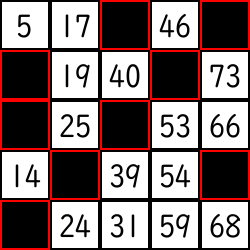

This chart was generated by the following Python code:
import asyncio
import datetime
import json
import os
import random
import re
import traceback
from PIL import Image, ImageDraw, ImageFont

import discord
import requests
from discord.ext import tasks

os.chdir(os.path.dirname(os.path.abspath(__file__)))
client = discord.Client(intents=discord.Intents.all())

about_bingo = [] #[datetime.datetime, discord.Message, bool, discord.Member × n]

@client.event
async def on_ready():
    print(f"{client.user.name}がログインしました")


def unexpected_error(msg=None):
    """
    予期せぬエラーが起きたときの対処
    エラーメッセージ全文と発生時刻を通知"""

    try:
        if msg is not None:
            content = (
                f"{msg.author}\n"
                f"{msg.content}\n"
                f"{msg.channel.name}\n"
            )
        else:
            content = ""
    except:
        unexpected_error()
        return

    error_notice_webhook_url = os.getenv("error_notice_webhook")
    now = datetime.datetime.now().strftime("%H:%M") #今何時？
    error_msg = f"```\n{traceback.format_exc()}```" #エラーメッセージ全文
    error_content = {
        "content": "<@523303776120209408>", #けいにメンション
        "avatar_url": "https://cdn.discordapp.com/attachments/644880761081561111/703088291066675261/warning.png",
        "embeds": [ #エラー内容・発生時間まとめ
            {
                "title": "エラーが発生しました",
                "description": content + error_msg,
                "color": 0xff0000,
                "footer": {
                    "text": now
                }
            }
        ]
    }
    requests.post(error_notice_webhook_url, json.dumps(error_content), headers={"Content-Type": "application/json"}) #エラーメッセをウェブフックに投稿


@client.event
async def on_message(message):
    try:
        if message.content == "!bingo":
            if len(about_bingo) != 0:
                await message.channel.send("現在募集中またはプレイ中です(仮機能、募集中とプレイ中に分ける)")
                return

            about_bingo.append(datetime.datetime.now())
            embed = discord.Embed(
                title="BINGO募集",
                description=f"{message.author.mention}",
                color=random.choice([0x0000ff, 0x00aa00, 0xff0000, 0xffff00])
            )
            msg = await message.channel.send(content="✋で参加、👋で退出、🆗で開始```リアクションが全て付いてからアクションを行ってください\nメッセージ系タイムアウト1分, リアクション系タイムアウト30秒", embed=embed)
            about_bingo.append(msg)
            await msg.add_reaction("✋")
            await msg.add_reaction("👋")
            await msg.add_reaction("🆗")

            about_bingo.append(False) #プレイ中のフラグ
            about_bingo.append(message.author)

    except:
        unexpected_error()


async def calc_bet(channel, author):
    try:
        while True:
            def check2(m):
                return m.channel == channel and m.author == author

            try:
                reply = await client.wait_for("message", check=check2, timeout=60)
            except asyncio.TimeoutError:
                await channel.send(f"{author.mention} あくしろよ")
            else:
                rep = reply.content.lower()
                rep = rep.replace("lc", "*3456").replace("sb", "*1728").replace("c", "*1728").replace("st", "*64").replace("個", "")
                p = re.compile(r"^[0-9 +*.]+$")
                if p.fullmatch(rep):
                    try:
                        result = eval(rep)
                    except (SyntaxError, NameError, OverflowError, TypeError):
                        await channel.send("不正な入力です")
                    else:
                        try:
                            LC, st = divmod(result, 3456)
                            st, ko = divmod(st, 64)
                        except (TypeError):
                            await channel.send("変な入力するんじゃねぇ！")
                        else:
                            LC = int(LC)
                            st = int(st)
                            ko = int(ko)
                            result_list = []
                            if LC != 0:
                                result_list.append(f"{LC}LC")
                            if st != 0:
                                result_list.append(f"{st}st")
                            if ko != 0:
                                result_list.append(f"{ko}個")
                            result_str = " + ".join(result_list)
                            if result_str == "":
                                result_str = "0"
                            break

                else: #p.fullmatch(msg)に対応
                    await channel.send("使える文字は半角数字, ., +, LC, SB, C, st, 個のみです")

        result = int(result)
        return result_str, result

    except:
        unexpected_error()


def calc_stack(kosuu):
    LC, st = divmod(kosuu, 3456)
    st, ko = divmod(st, 64)

    LC = int(LC)
    st = int(st)
    ko = int(ko)
    result_list = []
    if LC != 0:
        result_list.append(f"{LC}LC")
    if st != 0:
        result_list.append(f"{st}st")
    if ko != 0:
        result_list.append(f"{ko}個")
    result_str = " + ".join(result_list)
    if result_str == "":
        result_str = "0"
    return result_str


def create_pic(bingo_list):
    background = Image.new(mode="RGB", size=(250, 250), color=0xffffff)
    buried = Image.open("buried.png")
    font = ImageFont.truetype("./UDDigiKyokashoN-R.ttc", size=32)
    for x in range(5):
        for y in range(5):
            if bingo_list[x][y] == 0:
                background.paste(buried, (x*50, y*50))
            else:
                void = Image.open("void.png")
                moji = ImageDraw.Draw(void)
                if bingo_list[x][y] < 10:
                    moji.text((16, 9), text=f"{bingo_list[x][y]}", font=font, fill=0x000000)
                else:
                    moji.text((9, 9), text=f"{bingo_list[x][y]}", font=font, fill=0x000000)
                background.paste(void, (x*50, y*50))

    background.save("bingo.png")


async def decide_oya(channel):
    try:
        await channel.send("親になりたい人は「b!oya」を入力してください(コマンド変える？リアクションにする？)")

        def check1(m):
            return m.channel == channel and m.content == "b!oya" and (m.author in about_bingo[3:])

        reply = await client.wait_for("message",check=check1)
        oya = reply.author
        await channel.send(f"{oya.name}さんが親です")

    except:
        unexpected_error()

    await decide_max_bet(channel, oya)


async def decide_max_bet(channel, oya):
    try:
        await channel.send(f"{oya.mention}さん、bet額上限を入力してください(1st=64個のアイテムが前提のプログラムです)\n半角数字と小数点, +, LC, SB, C, st, 個, 単位無しが使用できます\n計算結果に小数点が発生した場合適当に切り捨てられます、正確性は保証しません")
        max_bet_str, max_bet = await calc_bet(channel, oya)
        await channel.send(f"bet額上限は{max_bet_str} ({max_bet}個)です")

    except:
        unexpected_error()

    await children_bet(channel, oya, max_bet, max_bet_str)


async def children_bet(channel, oya, max_bet, max_bet_str):
    try:
        player_list = about_bingo[3:]
        children_list = []
        for player in player_list:
            if player != oya:
                children_list.append(player)

        bet_dict = {}
        for mem in children_list:
            await channel.send(f"{mem.mention}さん、bet額を入力してください\n上限は{max_bet_str} ({max_bet}個)です\n半角数字と小数点, +, LC, SB, C, st, 個, 単位無しが使用できます\n計算結果に小数点が発生した場合適当に切り捨てられます、正確性は保証しません")
            while True:
                bet_str, bet = await calc_bet(channel, mem)
                if bet > max_bet:
                    await channel.send("入力しなおしてください。上限より多い額を賭けています")
                elif bet < 0:
                    await channel.send("入力しなおしてください。負の数を入力しています、賭けなしでプレイする場合0と入力してください")
                else:
                    bet_dict[mem.id] = bet
                    await channel.send(f"{mem.name}さんのbet額を{bet_str} ({bet}個)で受け付けました")
                    break

    except:
        unexpected_error()

    await match_bingo(channel, oya, bet_dict, player_list, children_list, max_bet, max_bet_str)


async def match_bingo(channel, oya, bet_dict, player_list, children_list, max_bet, max_bet_str):
    try:
        bingo_card_dict = {}
        for mem in player_list:
            bingo_list = []
            for i in range(5):
                col = list(range(i*15+1, i*15+16))
                col = random.sample(col, k=5)
                bingo_list.append(col)
            bingo_list[2][2] = 0
            bingo_card_dict[mem.id] = bingo_list
            create_pic(bingo_list)
            f = discord.File("./bingo.png")
            try:
                await mem.send(file=f)
            except discord.errors.Forbidden:
                await channel.send(f"{mem.mention} DMの送信に失敗しました、DMの開放をお願いします。ゲームを終了します(いずれその人を抜いて継続できるようにする)")
                return

        await channel.send("ビンゴカードを全員のDMに配布しました。")

        n = 1
        bingoed_mem_dict = {}
        not_bingo_mem_list = []
        not_bingo_mem_list.append(oya)
        for mem in children_list:
            not_bingo_mem_list.append(mem)
        while True: #全体ループ
            temp_bingoed_mem_list = []
            for mem in not_bingo_mem_list: #1ループ
                if not mem in temp_bingoed_mem_list:
                    for mem_3 in player_list:
                        if mem != mem_3:
                            await mem_3.send(f"{mem.name}さんの番です")
                    await channel.send(f"{mem.name}さんの番です")
                    create_pic(bingo_card_dict[mem.id])
                    f = discord.File("bingo.png")
                    await mem.send(content="あなたの番です", file=f)
                    flag = False
                    timeout_pass = False
                    while True: #適切な入力がされるかタイムアウトするまでループ
                        def check2(m):
                            return m.author == mem and (m.channel == channel or m.channel == mem.dm_channel)

                        try:
                            reply = await client.wait_for("message", check=check2, timeout=60)
                        except asyncio.TimeoutError:
                            await mem.send("あなたはタイムアウトによりパスとなりました")
                            for mem_3 in player_list:
                                if mem != mem_3:
                                    await mem_3.send(f"{mem.name}さんはタイムアウトによりパスしました")
                            await channel.send(f"{mem.name}さんはタイムアウトによりパスしました")
                            timeout_pass = True
                            flag = True
                        else:
                            try:
                                select_num = int(reply.content)
                            except ValueError:
                                await channel.send("入力しなおしてください。1~75の半角数字を入力してください")
                            else:
                                if select_num >= 1 and select_num <= 75:
                                    flag = True
                                    break
                                else:
                                    await mem.send("入力しなおしてください。1~75の整数を半角数字で入力してください")

                        if flag: #適切な入力がされるかタイムアウトしたらbreak
                            break

                    #ビンゴ判定等の処理
                    if not timeout_pass:
                        for mem_3 in player_list:
                            if mem != mem_3:
                                await mem_3.send(f"{mem.name}さんは{select_num}を選択しました")
                        await channel.send(f"{mem.name}さんは{select_num}を選択しました")

                        for mem_2 in not_bingo_mem_list:
                            bingo_list = bingo_card_dict[mem_2.id]
                            changed = False
                            for x in range(5):
                                for y in range(5):
                                    if bingo_list[x][y] == select_num: #選択された数字があったら穴をあける
                                        bingo_list[x][y] = 0
                                        changed = True
                                        break

                            if changed:
                                bingoed = False
                                for col in bingo_list:
                                    if sum(col) == 0: #縦列の判定
                                        bingoed = True
                                        break

                                if not bingoed:
                                    for y in range(5):
                                        sum_raw = 0
                                        for x in range(5):
                                            sum_raw += bingo_list[x][y]
                                            if sum_raw != 0: #0でないならもう調べる必要がないのでbreak
                                                break

                                        if sum_raw == 0: #横列の判定
                                            bingoed = True
                                            break

                                if not bingoed:
                                    if (bingo_list[0][4] + bingo_list[1][3] + bingo_list[2][2] + bingo_list[3][1] + bingo_list[4][0]) == 0 or\
                                        (bingo_list[0][0] + bingo_list[1][1] + bingo_list[2][2] + bingo_list[3][3] + bingo_list[4][4]) == 0: #斜めの判定
                                        bingoed = True

                                create_pic(bingo_list)
                                f = discord.File("bingo.png")
                                if bingoed:
                                    bingoed_mem_dict[mem_2.id] = n
                                    temp_bingoed_mem_list.append(mem_2)

                                    await mem_2.send(content="ビンゴ達成！", file=f)
                                    for mem_3 in player_list:
                                        if mem_3 != mem_2:
                                            await mem_3.send(f"{mem_2.name}さんがビンゴ達成！")
                                    await channel.send(f"{mem_2.name}さんがビンゴ達成！")

                                else:
                                    await mem_2.send(file=f)

            for mem_4 in temp_bingoed_mem_list:
                try:
                    not_bingo_mem_list.remove(mem_4)
                except ValueError:
                    pass

            n += 1

            if len(not_bingo_mem_list) == 0:
                for mem_2 in player_list:
                    await mem_2.send(f"全員ビンゴ達成！{channel.mention}")
                await channel.send("全員ビンゴ達成！")
                await channel.send(f"{bingoed_mem_dict}")
                break

        finish_min = min(bingoed_mem_dict.values()) #最小の手数
        finish_max = max(bingoed_mem_dict.values()) #最大の手数
        #仕様
        #親だけが最速で上がる→全員から2倍貰う
        #親だけがビリ　　　　→全員に2倍払う
        #子一人が最速で上がる→親から2倍貰う
        #子一人がビリ　　　　→親に倍払う
        #最速、ビリがあるのはプレイヤーが3人以上いる場合
        #それ以外→親より早い→親から1倍貰う
        #　　　　 親より遅い→親に1倍払う
        #　　　　 親と同周→やりとりなし
        if len(children_list) >= 2: #3人以上でプレイする場合
            #一人勝ち、一人負けかを判断する
            min_counter = 0
            max_counter = 0
            for finished_loop in bingoed_mem_dict.values():
                if finished_loop == finish_min:
                    min_counter += 1
                if finished_loop == finish_max:
                    max_counter += 1

            is_oya_top_or_biri = False
            if min_counter == 1: #単独負けがいる場合
                for mem_id in bingoed_mem_dict.keys():
                    if bingoed_mem_dict[mem_id] == finish_min:
                        if mem_id == oya.id: #親の単独負けなら
                            is_oya_top_or_biri = True
                            description = ""
                            for mem_id_2 in bet_dict.keys():
                                kosuu = bet_dict[mem_id_2] * 2
                                result_str = calc_stack(kosuu)
                                description += f"<@{mem_id_2}>: {result_str} ({kosuu}個)貰う\n"
                        else: #子の単独負けなら
                            kosuu = bet_dict[mem_id] * 2
                            result_str = calc_stack(kosuu)
                            description += f"<@{mem_id}>: {result_str} ({kosuu}個)払う\n"
                            del bet_dict[mem_id] #この後のforで重複しないために削除

            if max_counter == 1: #単独勝ちがいる場合
                for mem_id in bingoed_mem_dict.keys():
                    if bingoed_mem_dict[mem_id] == finish_min:
                        if mem_id == oya.id: #親の単独勝ちなら
                            is_oya_top_or_biri = True
                            description = ""
                            for mem_id_2 in bet_dict.keys():
                                kosuu = bet_dict[mem_id_2] * 2
                                result_str = calc_stack(kosuu)
                                description += f"<@{mem_id_2}>: {result_str} ({kosuu}個)払う\n"
                        else: #子の単独勝ちなら
                            kosuu = bet_dict[mem_id] * 2
                            result_str = calc_stack(kosuu)
                            description += f"<@{mem_id}>: {result_str} ({kosuu}個)貰う\n"
                            del bet_dict[mem_id] #この後のforで重複しないために削除

            if not is_oya_top_or_biri: #親に役がある場合全員分のやり取りが既に決定しているため不要
                for mem_id in bingoed_mem_dict.keys():
                    if mem_id != oya.id:
                        if bingoed_mem_dict[oya.id] == bingoed_mem_dict[mem_id]: #親と引き分けなら
                            description += f"<@{mem_id}>: やりとりなし\n"
                        elif bingoed_mem_dict[oya.id] < bingoed_mem_dict[mem_id]: #親に負けたら
                            kosuu = bet_dict[mem_id]
                            result_str = calc_stack(kosuu)
                            description += f"<@{mem_id}>: {result_str} ({kosuu}個)払う\n"
                        else: #親に勝ったら
                            kosuu = bet_dict[mem_id]
                            result_str = calc_stack(kosuu)
                            description += f"<@{mem_id}>: {result_str} ({kosuu}個)貰う\n"

        else: #2人でプレイする場合
            if bingoed_mem_dict[oya.id] == bingoed_mem_dict[children_list[0].id]:
                description = f"{children_list[0].mention}: やり取りなし"
            elif bingoed_mem_dict[oya.id] < bingoed_mem_dict[children_list[0].id]: #親が勝った場合
                kosuu = bet_dict[children_list[0].id]
                result_str = calc_stack(kosuu)
                description = f"{children_list[0].mention}: {result_str} ({kosuu}個)払う"
            else: #子が勝った場合
                kosuu = bet_dict[children_list[0].id]
                result_str = calc_stack(kosuu)
                description = f"{children_list[0].mention}: {result_str} ({kosuu}個)貰う"

        embed = discord.Embed(
            title="支払い額",
            description=description,
            color=0x000000
        )
        await channel.send(embed=embed)

        embed = discord.Embed(
            title="次のゲームはどうしますか？親が数字で入力してください。",
            description=(
                "1: 現在の設定で続ける\n"
                "2: bet上限を変更する\n"
                "3: 親を変更する\n"
                "4: メンバーを変更する(途中参加途中退出がいる場合これを使用のこと)\n"
                "5: 終了する\n\n"
                "何も送信しない場合1分後に自動で終了します"
            ),
            color=0x000000
        )
        await channel.send(embed=embed)
        def check3(m):
            return m.author == oya and m.channel == channel and m.content in ("1", "2", "3", "4", "5")

        try:
            reply = await client.wait_for("message", check=check3, timeout=60)
        except asyncio.TimeoutError:
            about_bingo.clear()
            await channel.send("ゲームは終了しました")
        else:
            if reply.content == "1":
                await children_bet(channel, oya, max_bet, max_bet_str)
            elif reply.content == "2":
                await decide_max_bet(channel, oya)
            elif reply.content == "3":
                await decide_oya(channel)
            elif reply.content == "4":
                description = ""
                for mem in player_list:
                    description += f"{mem.mention}\n"
                embed = discord.Embed(
                    title="BINGO募集",
                    description=description,
                    color=random.choice([0x0000ff, 0x00aa00, 0xff0000, 0xffff00])
                )
                msg = await channel.send(content="✋で参加、👋で退出、🆗で開始```リアクションが全て付いてからアクションを行ってください\nメッセージ系タイムアウト1分, リアクション系タイムアウト30秒", embed=embed)
                about_bingo[1] = msg
                about_bingo[2] = False
                about_bingo[0] = datetime.datetime.now()
                await msg.add_reaction("✋")
                await msg.add_reaction("👋")
                await msg.add_reaction("🆗")
            else:
                about_bingo.clear()
                await channel.send("ゲームは終了しました")

    except:
        unexpected_error()


@client.event
async def on_reaction_add(reaction, user):
    try:
        if user.bot:
            return

        if len(about_bingo) == 0:
            return

        if about_bingo[2]:
            return

        if reaction.message == about_bingo[1]:
            msg = about_bingo[1]
            player = reaction.message.guild.get_member(user.id)
            if reaction.emoji == "✋":
                if player in about_bingo:
                    await reaction.remove(user)
                    return
                about_bingo.append(player)
                description = ""
                for mem in about_bingo[3:]:
                    description += f"{mem.mention}\n"
                embed = discord.Embed(
                    title="BINGO募集",
                    description=description,
                    color=msg.embeds[0].color
                )
                await msg.edit(embed=embed)
                await reaction.remove(user)
            elif reaction.emoji == "👋":
                if not (player in about_bingo):
                    await reaction.remove(user)
                    return
                about_bingo.remove(player)
                if len(about_bingo[3:]) == 0:
                    embed = discord.Embed(
                        title="募集終了",
                        description="参加者が全員退出したため募集は終了されました",
                        color=0x000000
                    )
                    await msg.edit(embed=embed)
                    await msg.clear_reactions()
                    about_bingo.clear()
                    return
                description = ""
                for mem in about_bingo[3:]:
                    description += f"{mem.mention}\n"
                embed = discord.Embed(
                    title="BINGO募集",
                    description=description,
                    color=msg.embeds[0].color
                )
                await msg.edit(embed=embed)
                await reaction.remove(user)
            elif reaction.emoji == "🆗":
                if not(player in about_bingo):
                    await reaction.remove(user)
                    return
                if len(about_bingo[3:]) == 1:
                    await msg.channel.send("1人でBINGOする気ですか？させませんよ", delete_after=3)
                    await reaction.remove(user)
                    return
                about_bingo[2] = True
                embed = discord.Embed(
                    title="**募集終了**",
                    description=msg.embeds[0].description,
                    color=msg.embeds[0].color
                )
                await msg.edit(content=f"{user.name}がゲームを開始しました", embed=embed)
                await msg.clear_reactions()
                await decide_oya(msg.channel)
            else:
                await reaction.remove(user)

    except:
        unexpected_error()


@tasks.loop(seconds=60)
async def loop():
    try:
        await client.wait_until_ready()

        before_30min = datetime.datetime.now() - datetime.timedelta(minutes=30)
        #ch = client.get_channel(691901316133290035) #ミニゲーム
        ch = client.get_channel(597978849476870153) #3組

        if len(about_bingo) == 4:
            if about_bingo[0] <= before_30min:
                about_bingo.clear()
                await ch.send("30分間参加がなかったので募集は取り消されました")

    except:
        unexpected_error()

loop.start()


client.run(os.getenv("discord_bot_token_3"))